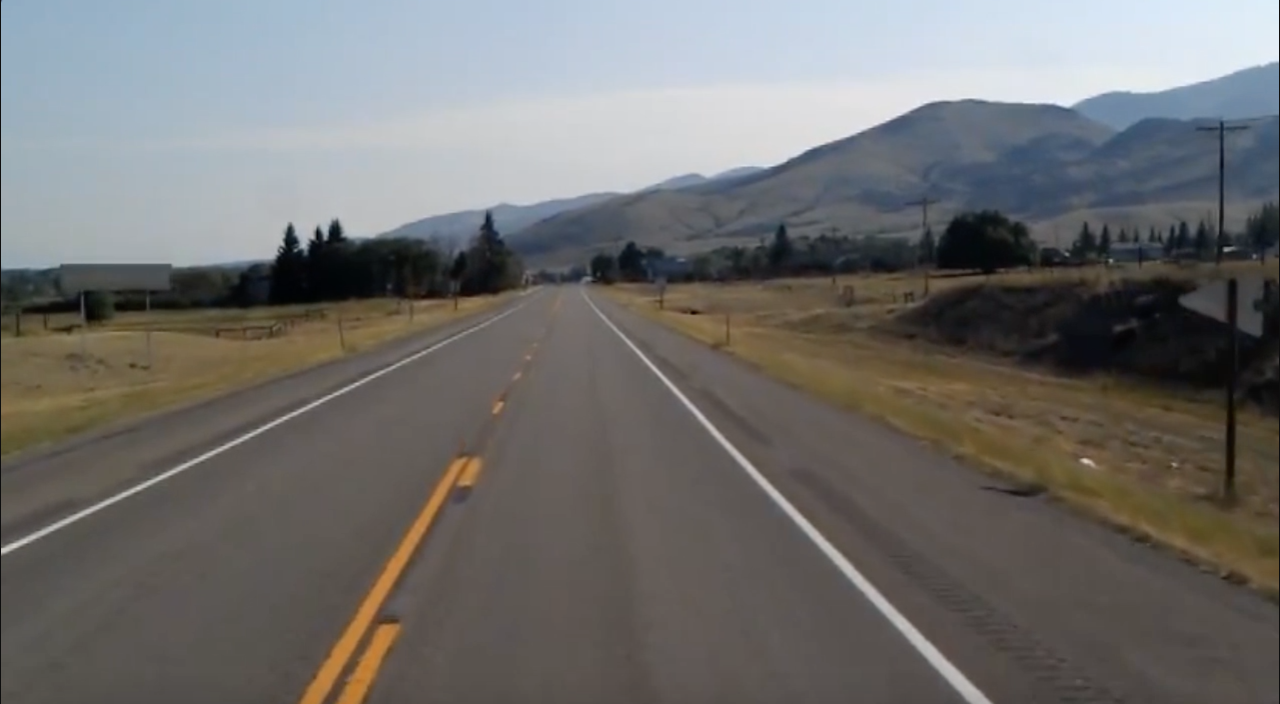
#> input picture road.png, 2560 x 1408 px, given in place of test2.mp4, which was not available (shown at 1/2 size)
$ python lanes.py
#> lines starting #> are read from the running program, lines starting #| are printed output that depends on the picture; after the words box and inside, x2 and y2 are one past the last pixel; in counts of white or black regions, pixels touching at a corner belong together; pictures that were not available may be replaced by others from this repository, and a replacement may not be noted
import cv2
import numpy as np
import matplotlib.pyplot as plt

def canny(img):
    gray_img = cv2.cvtColor(img, cv2.COLOR_RGB2GRAY)
    blur = cv2.GaussianBlur(gray_img, (5, 5), 0)
    edgeDetectedImage = cv2.Canny(blur, 25, 75)
    return edgeDetectedImage

def roi(img):
    height = img.shape[0]
    triangle = np.array([[(250,height), (1050, height), (600, 250)]])
    mask = np.zeros_like(img)
    cv2.fillPoly(mask, triangle, 255)
    masked_img = cv2.bitwise_and(img, mask)
    return masked_img

def disaplyLines(img, lines):
    line_img = np.zeros_like(img)
    if lines is not None:
        for line in lines:
            x1, y1, x2, y2 = line.reshape(4)
            cv2.line(line_img, (x1,y1), (x2,y2), (255, 0, 0), 10)
    return line_img

def get_coords(img, line):
    slope, intercept = line
    y1 = img.shape[0]
    y2 = int(y1*(3/5))
    x1 = int((y1 - intercept)/slope)
    x2 = int((y2 - intercept)/slope)
    return np.array([x1, y1, x2, y2 ])

def average_slope_intercept(img, lines):
    left = []
    right = []
    for line in lines:
        x1, y1, x2, y2 = line.reshape(4)
        params = np.polyfit((x1, x2), (y1, y2), 1)
        slope = params[0]
        intercept = params[1]
        if slope < 0:
            left.append((slope, intercept))
        else:
            right.append((slope, intercept))

    left_avg = np.average(left, axis=0)
    right_avg = np.average(right, axis=0)
    left_line = get_coords(img, left_avg)
    right_line = get_coords(img, right_avg)
    return np.array([left_line, right_line])


video = cv2.VideoCapture("test2.mp4")
while(video.isOpened()):
    i, frame = video.read()
#> frame is the input picture: shape (1408, 2560, 3); mean B, G, R 109.5, 111.1, 112.1
    img_canny = canny(frame)
#> in canny, `gray_img = cv2.cvtColor(img, cv2.COLOR_RGB2GRAY)`:
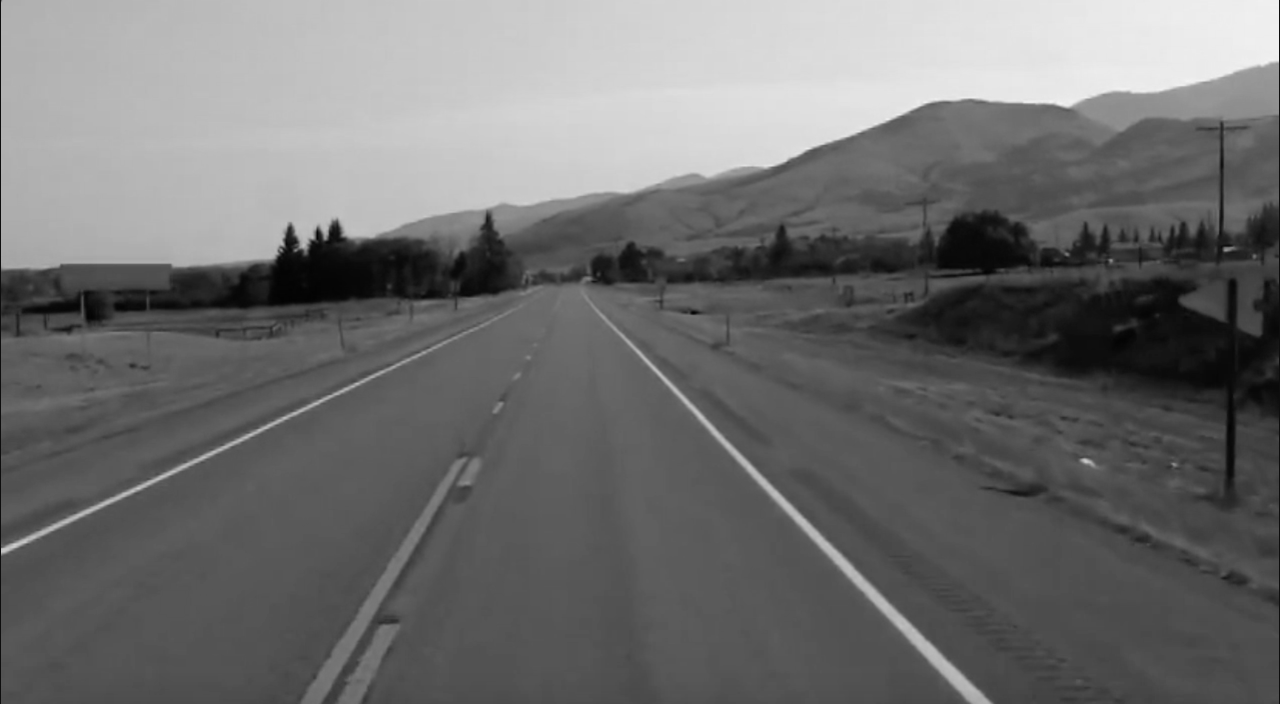
#> gray_img: shape (1408, 2560) (shown at 1/2 size); min 0, max 243, mean 110.7
#> in canny, `edgeDetectedImage = cv2.Canny(blur, 25, 75)`:
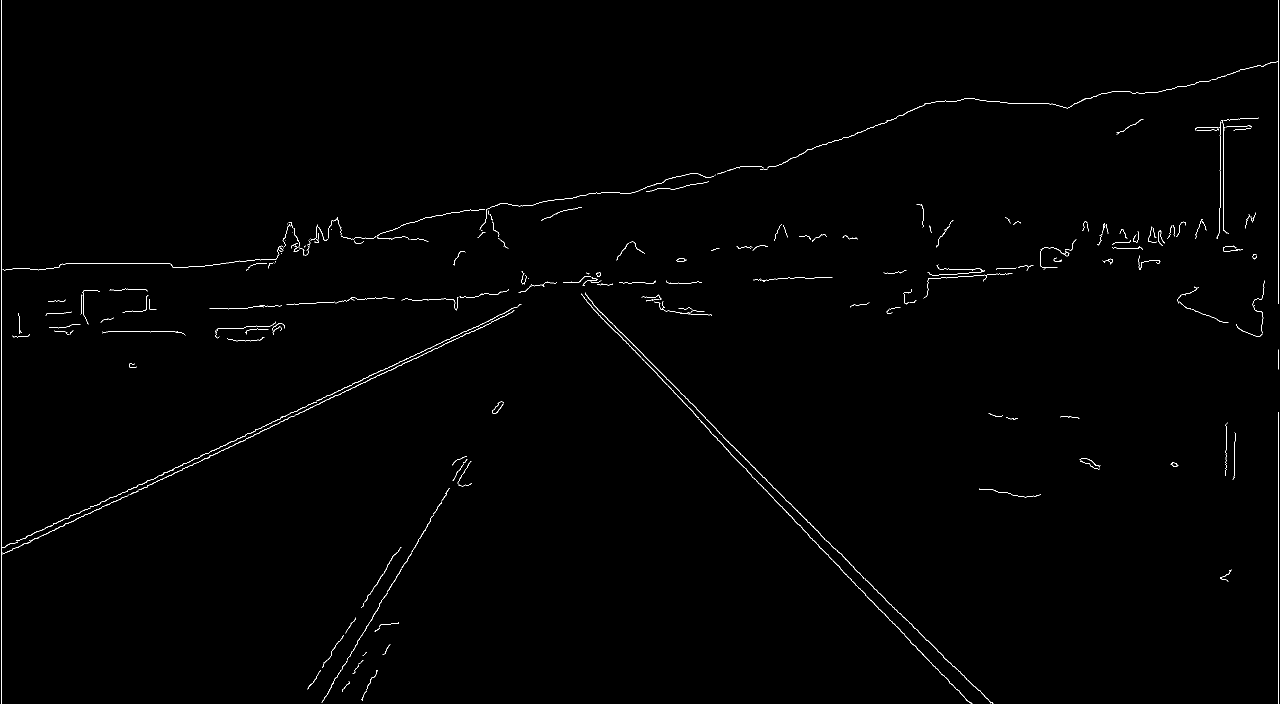
#> edgeDetectedImage: shape (1408, 2560) (shown at 1/2 size); 0.59% white in thin lines or dots
    interested_region = roi(img_canny)
#> in roi, `cv2.fillPoly(mask, triangle, 255)`:
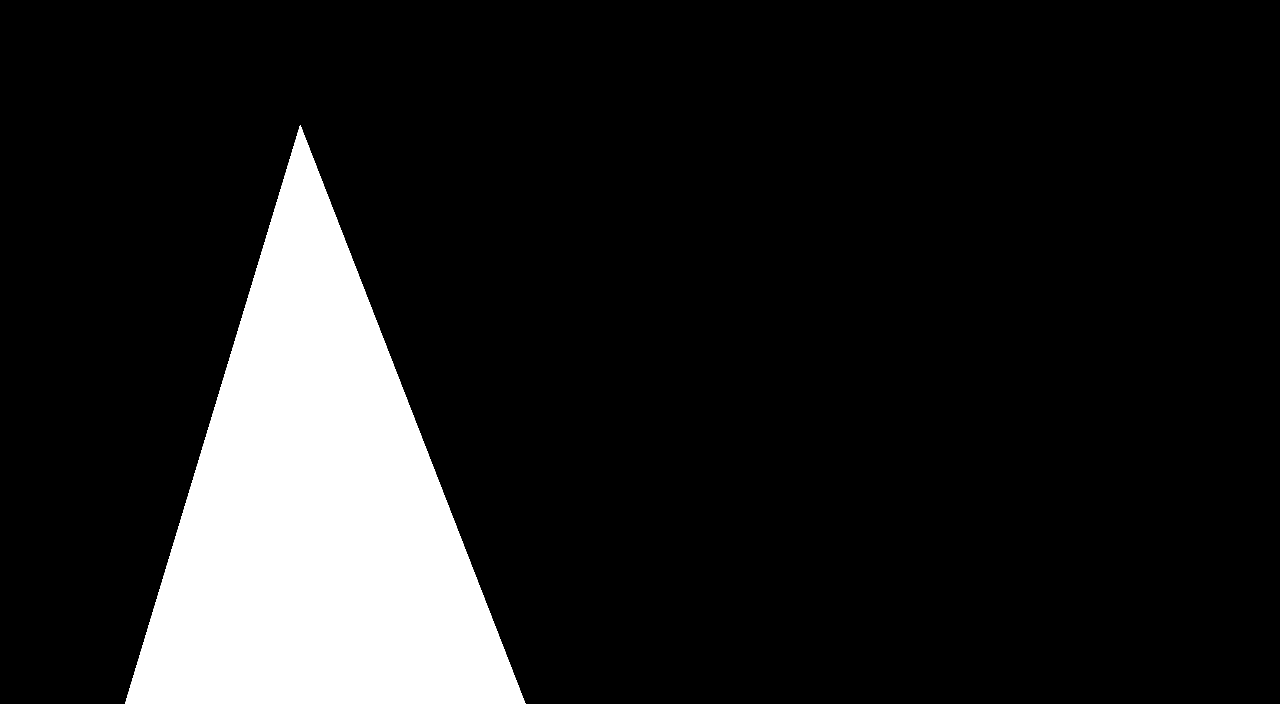
#> mask: shape (1408, 2560) (shown at 1/2 size); 12.9% white; 1 white region, box (x1, y1, x2, y2) and area: (250, 250, 1051, 1408) 464358
#> in roi, `masked_img = cv2.bitwise_and(img, mask)`:
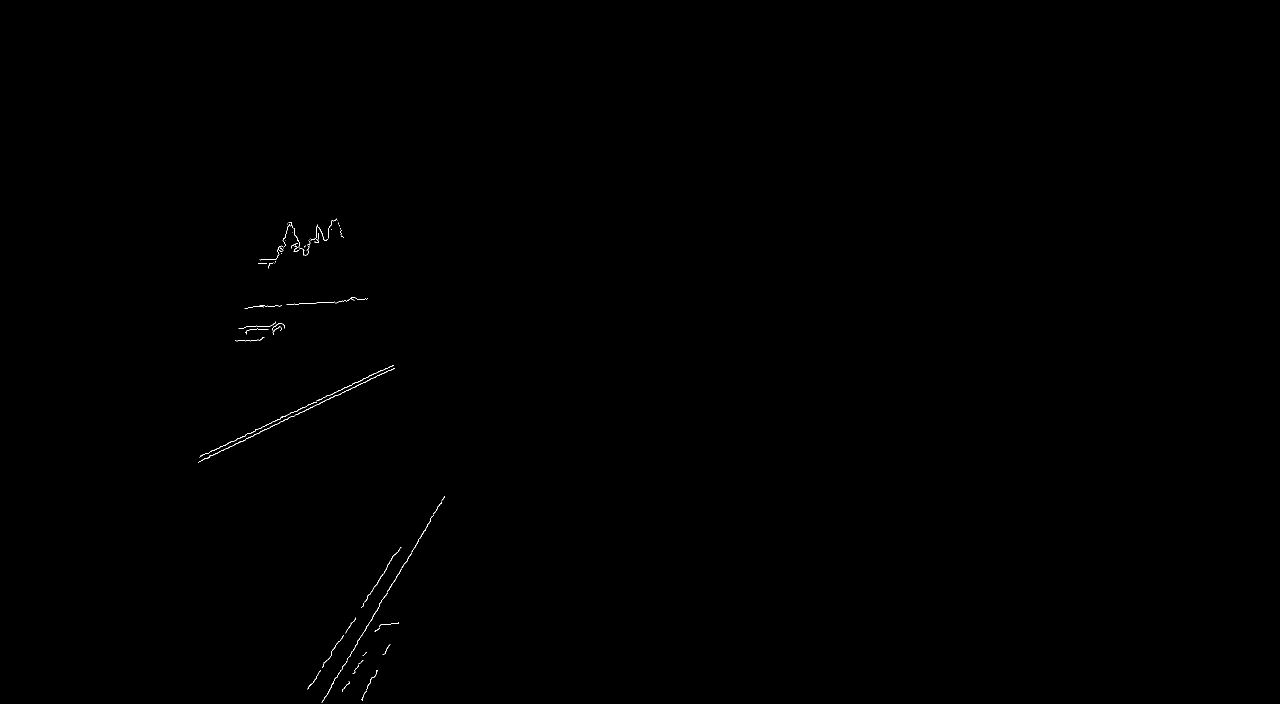
#> masked_img: shape (1408, 2560) (shown at 1/2 size); 0.09% white in thin lines or dots, all inside (x1, y1, x2, y2) = (396, 437, 890, 1405)
    lines = cv2.HoughLinesP(interested_region, 2, np.pi/180, 100, np.array([]), minLineLength=40, maxLineGap=5)
#> lines = [[756, 1215, 810, 1125], [543, 844, 627, 805], [413, 916, 672, 790], [778, 1179, 861, 1040], [675, 790, 779, 740], [400, 913, 457, 886], [740, 1188, 773, 1136], [695, 773, 784, 731], [506, 863, 560, 837], [711, 1290, 758, 1212]]
    averaged_lines=average_slope_intercept(frame, lines)
#> the loop in average_slope_intercept, `for line in lines:` made 10 passes
#> (x1, y1, x2, y2, slope, intercept) on passes 1 to 10: (756, 1215, 810, 1125, -1.67, 2475), (543, 844, 627, 805, -0.464, 1096.1), (413, 916, 672, 790, -0.486, 1116.9), (778, 1179, 861, 1040, -1.67, 2481.9), (675, 790, 779, 740, -0.481, 1114.5), (400, 913, 457, 886, -0.474, 1102.5), (740, 1188, 773, 1136, -1.58, 2354.1), (695, 773, 784, 731, -0.472, 1101), (506, 863, 560, 837, -0.481, 1106.6), (711, 1290, 758, 1212, -1.66, 2470)
#> after the loop in average_slope_intercept, `for line in lines:`: left = [(-1.67, 2475), (-0.464, 1096.1), (-0.486, 1116.9), (-1.67, 2481.9), (-0.481, 1114.5), (-0.474, 1102.5), (-1.58, 2354.1), (-0.472, 1101), (-0.481, 1106.6), (-1.66, 2470)]; right = []
#> in average_slope_intercept, `left_avg = np.average(left, axis=0)`: left_avg = [-0.944, 1641.9]
#> in average_slope_intercept, `right_avg = np.average(right, axis=0)`: right_avg = nan
#> in get_coords, `slope, intercept = line`: slope = -0.944; intercept = 1641.9
#> in get_coords, `x1 = int((y1 - intercept)/slope)`: x1 = 247
#> in get_coords, `x2 = int((y2 - intercept)/slope)`: x2 = 845
#> in average_slope_intercept, `left_line = get_coords(img, left_avg)`: left_line = [247, 1408, 845, 844]
#> (the run stopped early here; a loop or call above may not have finished)
